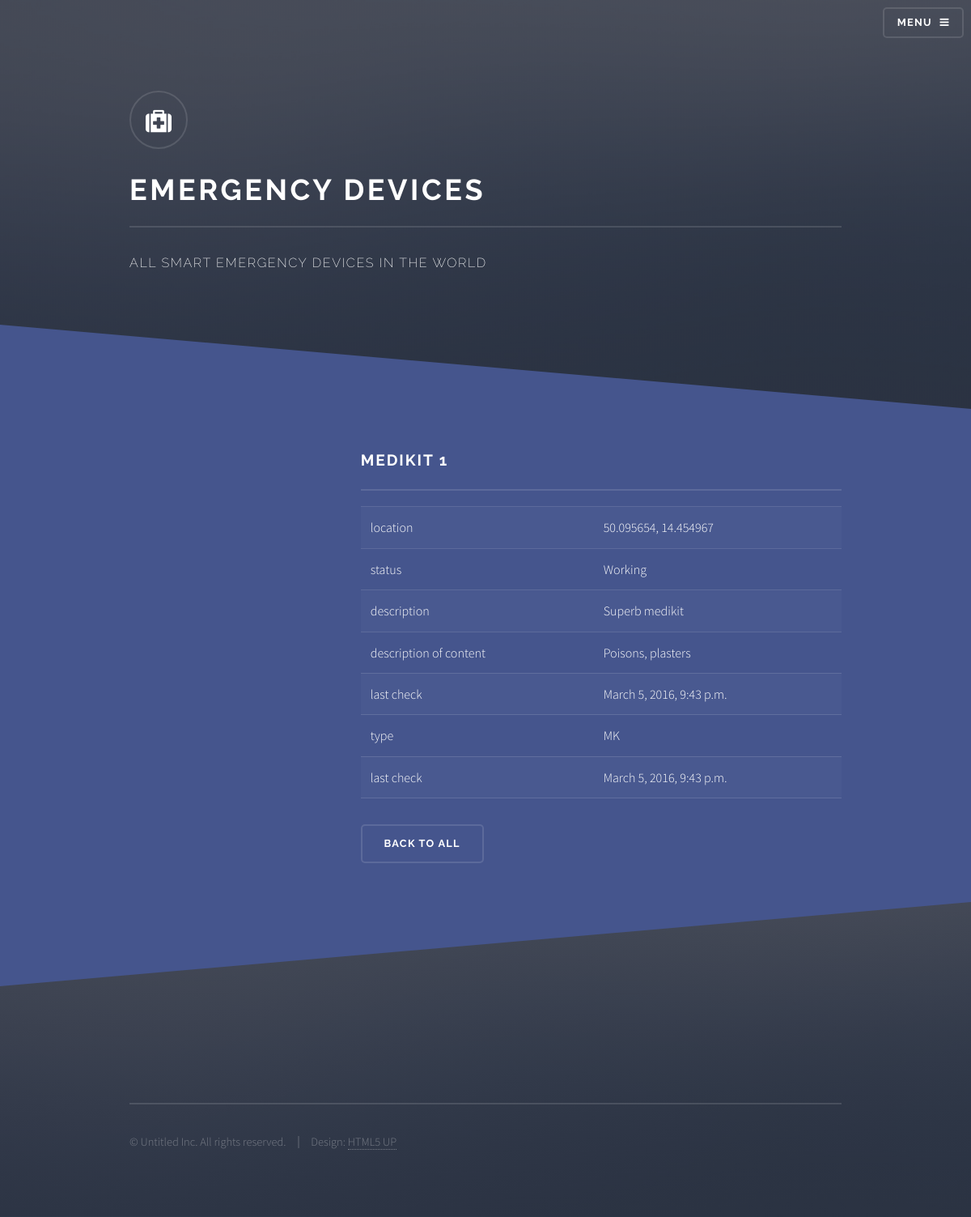
Screenshot of /device/view_device/312 with the database file from the repository.
### device/models.py (models this page shows)
class Device(models.Model):
    type_choice = (
            ("FD", "Fire Distinguisher"),
            ("MK", "Medi Kit"),
            ("FB", "Fuse box"),
            ("O", "Other")
            )
    status_choice = (
            ("Working", "Working"),
            ("Problem", "Problem"),
            ("Broken", "Broken"),
            ("Triggered", "Triggered"),
            ("Other", "Other")
            )
    id_number = models.IntegerField(unique=True, verbose_name="Serial Number of IoT")
    human_readable_name = models.CharField(max_length=100, verbose_name="Human readable name")
    insert_date = models.DateTimeField(verbose_name="Insert Date")
    type_of_device = models.CharField(max_length=100, choices=type_choice, verbose_name="Type of a device")
    last_check_date = models.DateTimeField(verbose_name="Last Check date")
    location = models.CharField(max_length=100, verbose_name="GPS Location")
    description_of_device = models.TextField(verbose_name = "Description of a device")
    description_of_content = models.TextField(verbose_name = "Description of a content")
    status = models.CharField(max_length=100, choices=status_choice, verbose_name = "Status")
    posted = models.BooleanField(default=False, verbose_name="Posted")
    ip_addrr = models.GenericIPAddressField(blank=False, verbose_name="IP addrres")
    port = models.IntegerField(verbose_name="Port")

### device/views.py (the view)
# urls.py: url(r'^view_device/(?P<id_number>\d+)$', views.view_device, name='view_device'),
def view_device(request, id_number):
    device = get_object_or_404(Device, id_number=id_number)
    lat = device.location.split(",")[0].strip()
    lng = device.location.split(",")[1].strip()
    return render(request, 'view_device.html', {'device' : device, 'lng': lng, 'lat': lat })

### device/templates/view_device.html (shortened to what this page needs)
{% extends 'base.html' %}
{% block content %}
	<section id="two" class="wrapper alt spotlight style2">
		<div class="inner">
			<a href="#" class="image"><div id="map"></div></a>
			<div class="content">
				<h2 class="major">{{ device.human_readable_name }}</h2>
				<table>
					<tr><td>location</td><td>{{ device.location }}</td></tr>
					<tr><td>status</td><td>{{ device.status }}</td></tr>
					<tr><td>description</td><td>{{ device.description_of_device }}</td></tr>
					<tr><td>description of content</td><td>{{ device.description_of_content }}</td></tr>
					<tr><td>last check</td><td>{{ device.last_check_date }}</td></tr>
					<tr><td>type</td><td>{{ device.type_of_device }}</td></tr>
					<tr><td>last check</td><td>{{ device.last_check_date }}</td></tr>
				</table>
				<ul class="actions">
				<li><a href="/device/" class="button">Back to All</a></li>
			</ul>
			</div>
		</div>
	</section>
{% endblock %}

### device/templates/view_device.html (style rules this page uses)
#map { min-height: 100px; width: 100%; border-radius: 50%; }

### rows the page displays
Device: human_readable_name "MEDIKIT 1", location "50.095654, 14.454967", status "Working", description_of_device "Superb medikit", description_of_content "Poisons, plasters", last_check_date "March 5, 2016, 9:43 p.m.", type_of_device "MK"
